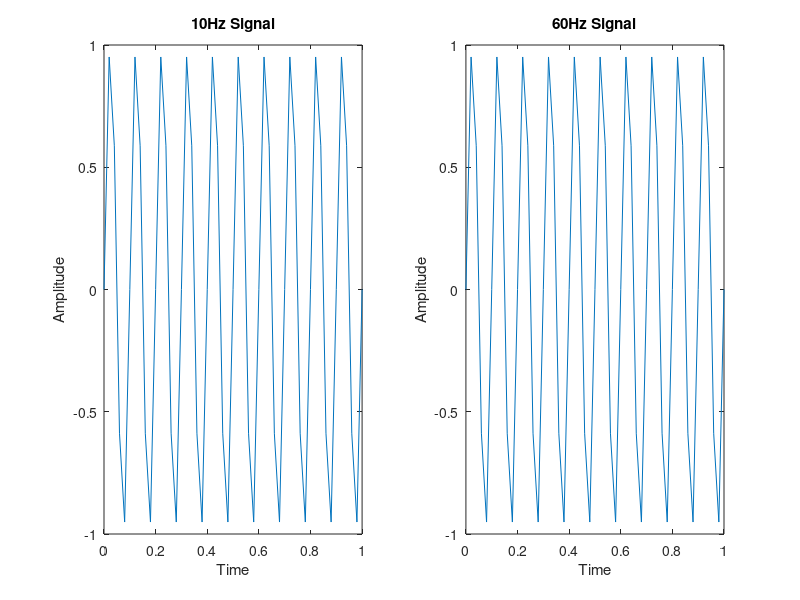

MATLAB code to generate this figure:
% Lab 03 - Problem 2
% EE384
% Christopher Bero

% 2.a
fs=50;
t1=0:(1/fs):1;
f1=10;
y1=sin(2*pi*f1*t1);
subplot(1,2,1);
plot(t1, y1);
hold all;
title('10Hz Signal');
xlabel('Time');
ylabel('Amplitude');

% 2.b
fs=50
t2=0:(1/fs):1;
f2=60;
y2=sin(2*pi*f2*t2);
subplot(1,2,2);
plot(t2, y2);
title('60Hz Signal');
xlabel('Time');
ylabel('Amplitude');
